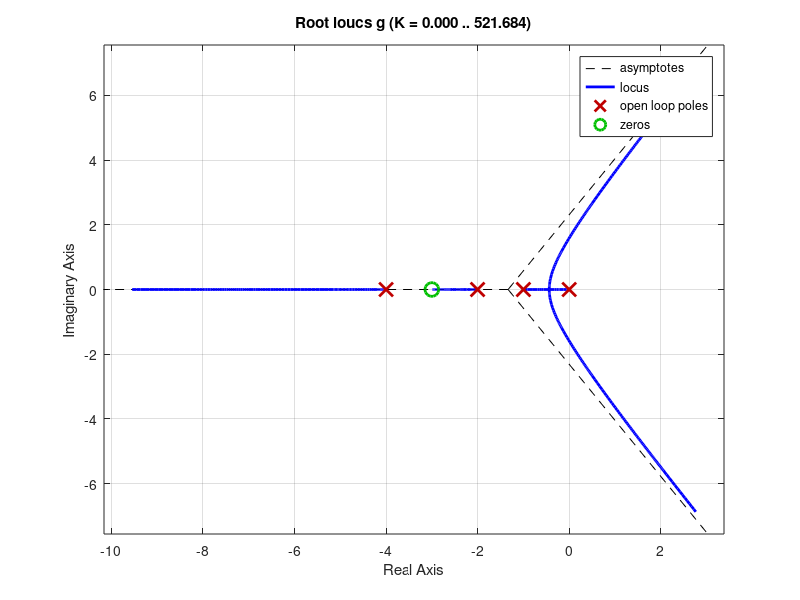

This figure's MATLAB source:
% LGR exemplificado em sala
clc, clear all, close all

%%
% g = k.(s+3)/(s*(s+1)*(s+2)*(s+4));
numh = [poly([-3])];
demh = [poly([0 -1 -2 -4])];
g = tf(numh,demh)
rlocus(g)
saveas(gcf,'fig-LGR-E01-sala-20250630.png')
